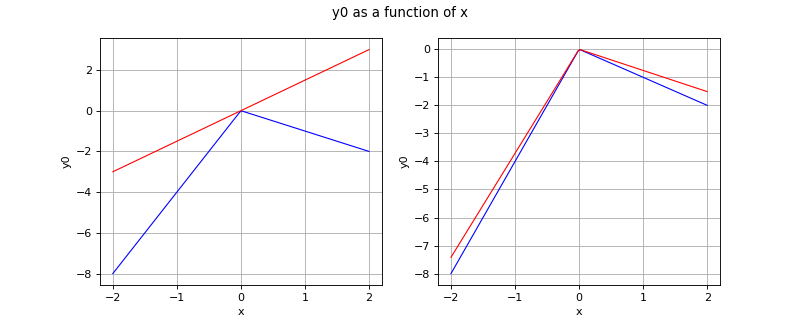

The Python source for this figure:
import openturns as ot
import otrobopt
from matplotlib import pyplot as plt
from openturns.viewer import View

thetaDist = ot.Normal(2.0, 0.1)
if 'WorstCaseMeasure' == 'WorstCaseMeasure':
    thetaDist = ot.Uniform(-1.0, 4.0)
elif 'ChanceMeasure' in 'WorstCaseMeasure':
    thetaDist = ot.Normal(1.0, 1.0)

f_base = ot.SymbolicFunction(['x', 'theta'], ['x*theta'])
f = ot.ParametricFunction(f_base, [1], thetaDist.getMean())

if 'WorstCaseMeasure' == 'JointChanceMeasure':
    measure = otrobopt.JointChanceMeasure(f, thetaDist, ot.GreaterOrEqual(), 0.95)
elif 'WorstCaseMeasure' == 'IndividualChanceMeasure':
    measure = otrobopt.IndividualChanceMeasure(f,thetaDist, ot.GreaterOrEqual(), [0.95])
elif 'WorstCaseMeasure' == 'MeanStandardDeviationTradeoffMeasure':
    measure =  otrobopt.MeanStandardDeviationTradeoffMeasure(f, thetaDist, [0.8])
elif 'WorstCaseMeasure' == 'QuantileMeasure':
    measure =  otrobopt.QuantileMeasure(f, thetaDist, 0.99)
else:
    measure = otrobopt.WorstCaseMeasure(f, thetaDist)

N = 10
experiment = ot.LHSExperiment(N)
factory = otrobopt.MeasureFactory(experiment)
discretizedMeasure = factory.build(measure)

continuous_measure = otrobopt.MeasureFunction(measure)
discretized_measure = otrobopt.MeasureFunction(discretizedMeasure)

x_min = -2.0
x_max = 2.0
n_points = 128

parametric_graph = f.draw(x_min, x_max, n_points)
continuous_graph = continuous_measure.draw(x_min, x_max, n_points)
discretized_graph = discretized_measure.draw(x_min, x_max, n_points)

parametric_curve = parametric_graph.getDrawable(0)
discretized_curve = discretized_graph.getDrawable(0)

left_graph = ot.Graph(continuous_graph)
left_graph.add(parametric_curve)
#left_graph.setLegends(['measure', 'parametric function'])
#left_graph.setLegendPosition('topright')
left_graph.setColors(['blue', 'red'])

right_graph = ot.Graph(continuous_graph)
right_graph.add(discretized_curve)
#right_graph.setLegends(['measure', 'discretized measure'])
#right_graph.setLegendPosition('topright')
right_graph.setColors(['blue', 'red'])

fig = plt.figure(figsize=(10, 4))
plt.suptitle(str(measure))
left_axis = fig.add_subplot(121)
right_axis = fig.add_subplot(122)

View(left_graph, figure=fig, axes=[left_axis], add_legend=False)
View(right_graph, figure=fig, axes=[right_axis], add_legend=False)
